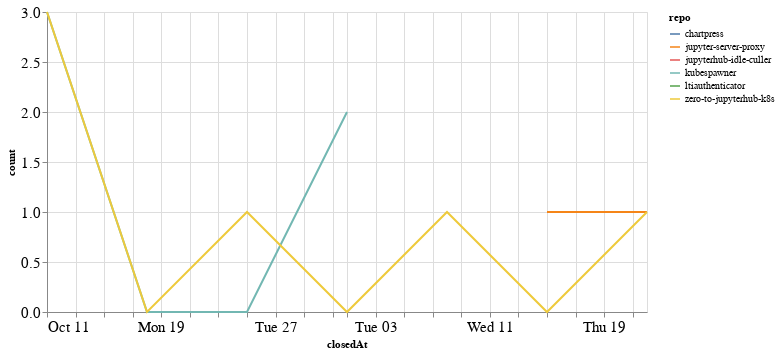

Notebook cell for this chart:
### Code cell
closed_by_time = closed_by.groupby('repo').resample('W', on='closedAt').count()['author'].reset_index()
closed_by_time = closed_by_time.rename(columns={'author': 'count'})

alt.Chart(closed_by_time, width=600).mark_line().encode(
    x='closedAt',
    y='count',
    color='repo',
    tooltip="repo"
)

### Figure 1 — Vega-Lite specification as saved in the notebook (floating-point values rounded to 4 significant figures)
{"config": {"axisLeft": {"labelFontSize": 15}, "axisBottom": {"labelFontSize": 15}}, "data": {"name": "data-281fc04d73f1a5f15437b3eb0bb8f32f"}, "mark": "line", "encoding": {"color": {"type": "nominal", "field": "repo"}, "tooltip": {"type": "nominal", "field": "repo"}, "x": {"type": "temporal", "field": "closedAt"}, "y": {"type": "quantitative", "field": "count"}}, "width": 600, "$schema": "https://vega.github.io/schema/vega-lite/v4.8.1.json", "datasets": {"data-281fc04d73f1a5f15437b3eb0bb8f32f": [{"repo": "chartpress", "closedAt": "2020-11-01T00:00:00", "count": 1}, {"repo": "jupyter-server-proxy", "closedAt": "2020-11-15T00:00:00", "count": 1}, {"repo": "jupyter-server-proxy", "closedAt": "2020-11-22T00:00:00", "count": 1}, {"repo": "jupyterhub-idle-culler", "closedAt": "2020-11-15T00:00:00", "count": 1}, {"repo": "kubespawner", "closedAt": "2020-10-11T00:00:00", "count": 3}, {"repo": "kubespawner", "closedAt": "2020-10-18T00:00:00", "count": 0}, {"repo": "kubespawner", "closedAt": "2020-10-25T00:00:00", "count": 0}, {"repo": "kubespawner", "closedAt": "2020-11-01T00:00:00", "count": 2}, {"repo": "ltiauthenticator", "closedAt": "2020-11-15T00:00:00", "count": 2}, {"repo": "zero-to-jupyterhub-k8s", "closedAt": "2020-10-11T00:00:00", "count": 3}, {"repo": "zero-to-jupyterhub-k8s", "closedAt": "2020-10-18T00:00:00", "count": 0}, {"repo": "zero-to-jupyterhub-k8s", "closedAt": "2020-10-25T00:00:00", "count": 1}, {"repo": "zero-to-jupyterhub-k8s", "closedAt": "2020-11-01T00:00:00", "count": 0}, {"repo": "zero-to-jupyterhub-k8s", "closedAt": "2020-11-08T00:00:00", "count": 1}, {"repo": "zero-to-jupyterhub-k8s", "closedAt": "2020-11-15T00:00:00", "count": 0}, {"repo": "zero-to-jupyterhub-k8s", "closedAt": "2020-11-22T00:00:00", "count": 1}]}}
